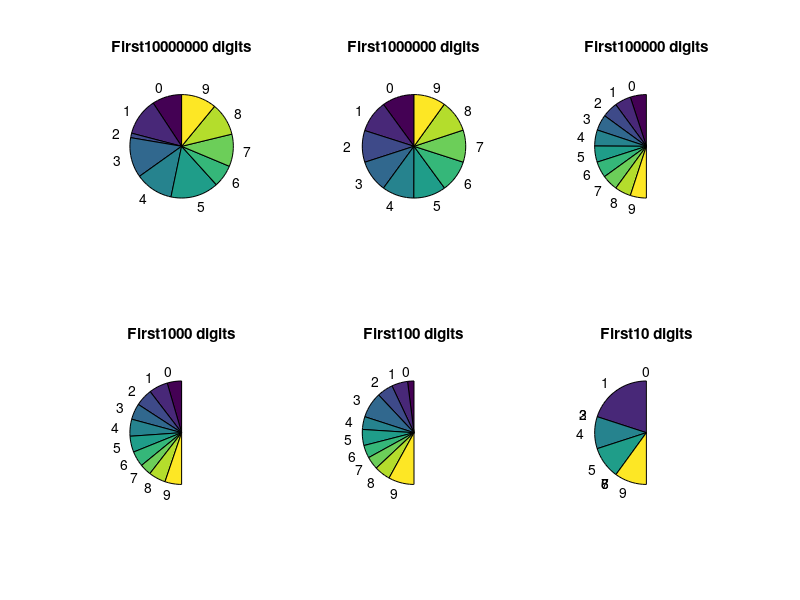

MATLAB code to generate this figure:
clear
close all
data=load('hist.txt');
%data=load('GPU/hist.txt');
figure
title('Distribution of digits in Pi')

for n=1:6
subplot(2,3,n)
labels ={'0','1','2','3','4','5','6','7','8','9'};
pie(data(n,2:end)/abs(data(n,1)), labels);
    titlename=strcat('First   ', num2str(data(n,1)),' digits');
    title(titlename);
end

print('Hist_Pi.pdf', '-dpdf')